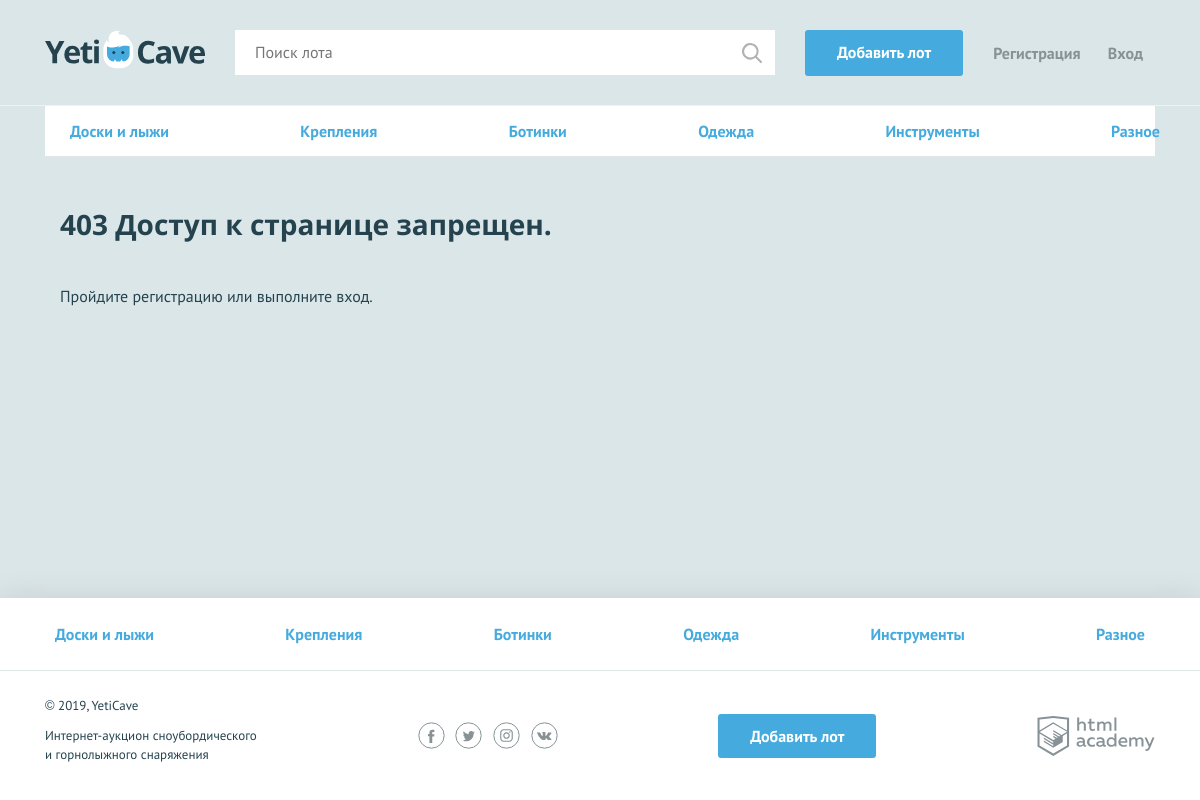
The app's page /403.php with its own data.
### tables this page shows
CREATE TABLE categories (
	id INT AUTO_INCREMENT PRIMARY KEY,
	character_code VARCHAR(128) UNIQUE,
	category_name VARCHAR(128)
);

### helpers.php (called while the page is built, shortened)
<?php
function include_template($name, array $data = []) {
    $name = 'templates/' . $name;
    extract($data);
    require $name;
    $result = ob_get_clean();
    return $result;
}

### functions.php (called while the page is built, shortened)
<?php
  function get_categories($link) {
    $sql = "SELECT * FROM categories";
    $categories_dbo = mysqli_query($link, $sql);
    return mysqli_fetch_all($categories_dbo, MYSQLI_ASSOC);
  }

### templates/403-content.php (the view)
<nav class="nav">
  <ul class="nav__list container">
    <?php foreach($categories as $category): ?>
    <li class="nav__item">
      <a href="all-lots.html"><?= $category["category_name"];?></a>
    </li>
    <?php endforeach;?>
  </ul>
</nav>
<section class="lot-item container">
  <h2>403 Доступ к странице запрещен.</h2>
  <p><?= $message;?></p>
</section>

### templates/layout.php (shortened to what this page needs)
<!DOCTYPE html>
<html lang="ru">
<head>
    <link href="../css/normalize.min.css" rel="stylesheet">
    <link href="../css/style.css" rel="stylesheet">
</head>
<body>
<div class="page-wrapper">
<header class="main-header">
    <div class="main-header__container container">
        <a class="main-header__logo" href="index.php">
            <img src="../img/logo.svg" width="160" height="39" alt="Логотип компании YetiCave">
        </a>
        <form class="main-header__search" method="get" action="search.php" autocomplete="off">
            <input type="search" name="search" placeholder="Поиск лота" value=<?= $request??"";?> >
            <input class="main-header__search-btn" type="submit" name="find" value="Найти">
        </form>
        <a class="main-header__add-lot button" href="add.php">Добавить лот</a>
        <nav class="user-menu">
          <?php if(!empty($user)):?>
          <div class="user-menu__logged">
            <p><?= $user;?></p>
            <a class="user-menu__bets" href="my-bets.php">Мои ставки</a>
            <a class="user-menu__logout" href="logout.php">Выход</a>
          </div>
          <?php else: ?>
            <ul class="user-menu__list">
              <li class="user-menu__item">
                <a href="sign-up.php">Регистрация</a>
              </li>
              <li class="user-menu__item">
                <a href="login.php">Вход</a>
              </li>
            </ul>
          <?php endif;?>
        </nav>
    </div>
</header>
<main class="container">
	<?= $content;?>
</main>
</div>
<footer class="main-footer">
    <nav class="nav">
        <ul class="nav__list container">
            <?php foreach($categories as $val) :?>
            <li class="nav__item">
                <a href="pages/all-lots.html"><?= $val['category_name'];?></a>
            </li>
            <?php endforeach; ?>
        </ul>
    </nav>
    <div class="main-footer__bottom container">
        <div class="main-footer__copyright">
            <p>© 2019, YetiCave</p>
            <p>Интернет-аукцион сноубордического и горнолыжного снаряжения</p>
        </div>
        <div class="main-footer__social social">
            <a class="social__link social__link--facebook" href="#">
            </a>
            <a class="social__link social__link--twitter" href="#">
            </a>
            <a class="social__link social__link--instagram" href="#">
            </a>
            <a class="social__link social__link--vkontakte" href="#">
            </a>
        </div>
        <a class="main-footer__add-lot button" href="add.php">Добавить лот</a>
        <div class="main-footer__developed-by">
            <a class="logo-academy" href="https://htmlacademy.ru/intensive/php">
            </a>
        </div>
    </div>
</footer>
</body>
</html>

### css/style.css (style rules this page uses)
html, body { height: 100%; }
.page-wrapper { display: flex; flex-direction: column; min-height: 100%; margin-bottom: -202px; }
.page-wrapper::after { content: ""; display: block; }
.page-wrapper::after { height: 85px; }
main { margin-bottom: 202px; }
body { min-width: 1140px; background-color: #dbe6e9; font-family: "PT Sans", sans-serif; font-weight: 400; font-size: 16px; line-height: 26px; color: #25434e; }
a { text-decoration: none; }
h2 { margin: 0; font-family: "Open Sans", sans-serif; font-size: 28px; line-height: 35px; font-weight: 700; }
.container { width: 1110px; margin: 0 auto; padding: 0 15px; }
main.container { margin-bottom: 202px; }
.button { display: block; padding: 9px 32px; background-color: #45abde; color: #ffffff; text-align: center; font-weight: 700; border: none; border-radius: 3px; }
.main-header { padding: 30px 0 29px; border-bottom: 1px solid rgba(255, 255, 255, 0.5); }
.main-header__container { display: -webkit-flex; display: -ms-flexbox; display: flex; -webkit-justify-content: flex-start; -ms-flex-pack: start; justify-content: flex-start; }
.main-header__logo { display: block; margin-right: 30px; }
.main-header__search { position: relative; width: 540px; margin-right: 30px; }
.main-header__search input[type="search"] { width: 100%; padding: 8px 19px 9px 19px; border: 1px solid #ffffff; }
.main-header__search-btn { content: ""; position: absolute; top: 3px; right: 3px; width: 20px; height: 20px; padding: 20px; background: url("../img/search.svg") center no-repeat; opacity: 0.3; border: 0; font-size: 0; }
.main-header__add-lot { max-width: 160px; margin-right: 30px; }
.user-menu__list { display: -webkit-flex; display: -ms-flexbox; display: flex; -webkit-justify-content: space-between; -ms-flex-pack: justify; justify-content: space-between; -webkit-flex-wrap: wrap; -ms-flex-wrap: wrap; flex-wrap: wrap; width: 150px; margin: 0; margin-top: 10px; padding: 0; list-style: none; }
.user-menu__item a { color: #879296; font-weight: 700; }
.user-menu { display: -webkit-flex; display: -ms-flexbox; display: flex; }
.main-footer { background-color: #ffffff; box-shadow: 0 0 30px 0 rgba(0, 0, 0, 0.1); }
.main-footer__bottom { display: -webkit-flex; display: -ms-flexbox; display: flex; -webkit-justify-content: space-between; -ms-flex-pack: justify; justify-content: space-between; -webkit-align-items: center; -ms-flex-align: center; align-items: center; padding: 25px 0; }
.main-footer__copyright { max-width: 212px; }
.main-footer__copyright p { margin: 0; margin-bottom: 11px; font-size: 13px; line-height: 19px; }
.main-footer__social { width: 140px; }
.social { display: -webkit-flex; display: -ms-flexbox; display: flex; -webkit-justify-content: space-between; -ms-flex-pack: justify; justify-content: space-between; -webkit-flex-wrap: wrap; -ms-flex-wrap: wrap; flex-wrap: wrap; }
.social__link { width: 27px; height: 27px; }
.logo-academy { display: block; width: 118px; height: 40px; }
.nav { background-color: #ffffff; border-bottom: 1px solid #e1e6e7; }
.nav__list { display: -webkit-flex; display: -ms-flexbox; display: flex; -webkit-justify-content: space-between; -ms-flex-pack: justify; justify-content: space-between; -webkit-flex-wrap: wrap; -ms-flex-wrap: wrap; flex-wrap: wrap; list-style: none; }
.nav__item a { position: relative; display: block; padding: 12px 10px; font-weight: 700; color: #45abde; }
.nav__item a::before { content: ""; display: none; position: absolute; bottom: 0; width: calc(100% - 20px); height: 3px; background-color: #e2e5e6; }
.main-footer .nav__item a { padding: 23px 10px; }
.lot-item { padding-top: 50px; }
.lot-item h2 { padding-bottom: 25px; }

### records on screen
categories: category_name "Доски и лыжи"
categories: category_name "Крепления"
categories: category_name "Ботинки"
categories: category_name "Одежда"
categories: category_name "Инструменты"
categories: category_name "Разное"

### other values on screen
$message "Пройдите регистрацию или выполните вход."
